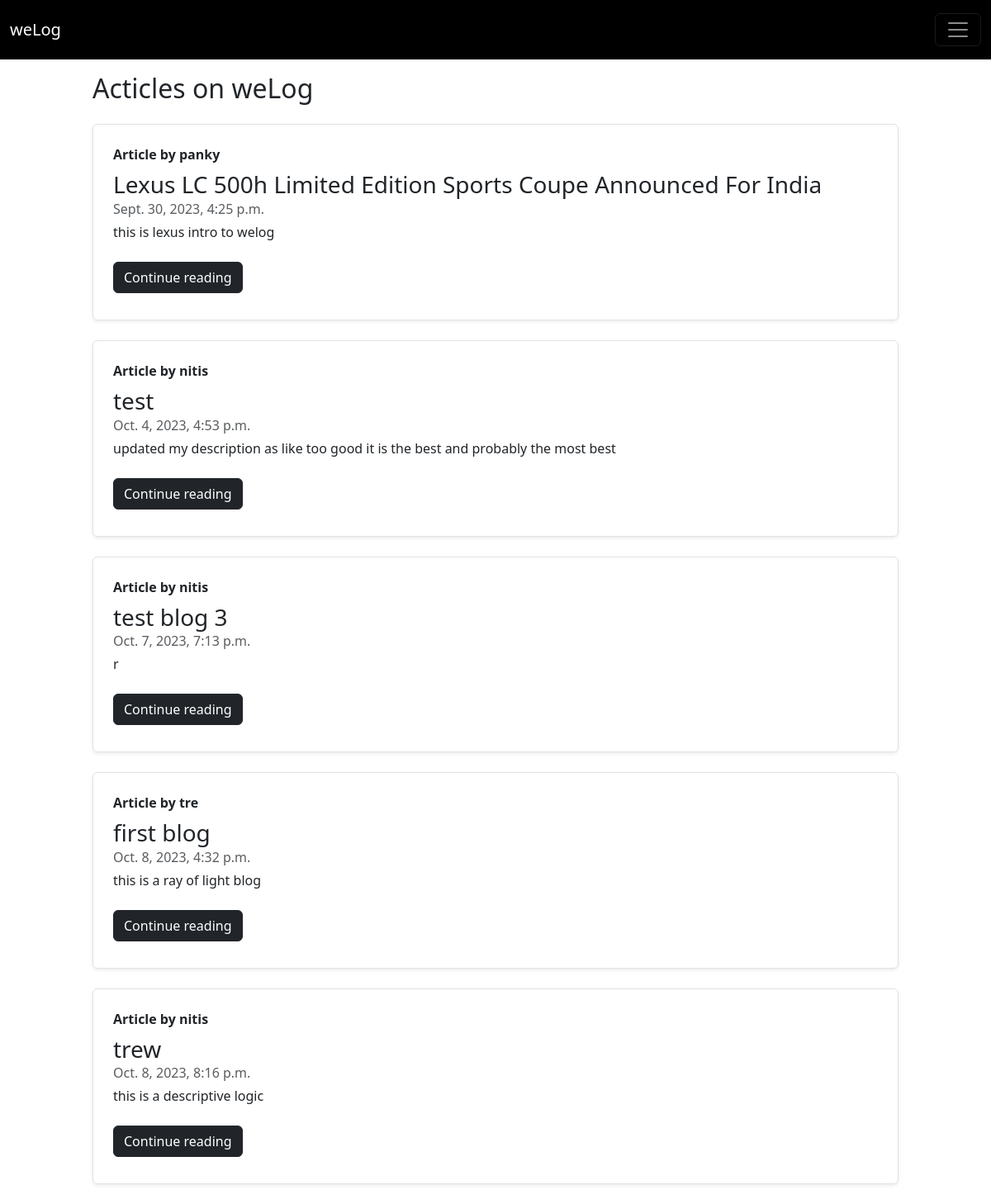
Page /blog/ (signed in) on the committed database.
### blog/models.py (models this page shows, shortened)
class Post(models.Model):
    sno = models.AutoField(primary_key=True)
    title = models.CharField(max_length=255)
    content = models.TextField()
    description = models.TextField(null=True, blank=True)
    user = models.ForeignKey(User, on_delete=models.CASCADE)
    slug = models.SlugField(unique=True, null=False)
    timeStamp = models.DateTimeField(default=now, blank=True)
    avatar = models.ImageField(upload_to=post_directory_path, null=True, blank=True)

### blog/views.py (the view)
# urls.py: path('', views.blogHome, name = "blogHome"),
def blogHome(request):
    allPosts = Post.objects.all()
    context = {'allPosts' : allPosts}
    return render(request, "blog/blogHome.html", context)

### templates/blog/blogHome.html (shortened to what this page needs)
{% extends "base.html" %}
{% block body %}
<div class="container-fluid my-3" style="max-width: 1000px;">
    <h2>Acticles on weLog</h2>
    {% for post in allPosts %}
    <div class="row g-0 border rounded overflow-hidden flex-md-row my-4 shadow-sm h-md-250 position-relative">
        <div class="col p-4 d-flex flex-column position-static">
            <strong class="d-inline-block mb-2 text-dark">Article by {{post.user.username}}</strong>
            <h3 class="mb-0"><a class="text-decoration-none text-dark" href={% url 'blogPost' post.slug %}>{{post.title}}</a></h3>
            <div class="mb-1 text-muted">{{post.timeStamp}}</div>
            <p class="card-text mb-auto"><div class="preview">{{post.description|truncatechars:500}}</div></p>
            <div class="my-2">
                <a href={% url 'blogPost' post.slug %} role="button" class="btn btn-dark">Continue reading</a>
            </div>
        </div>
    </div>
    {% endfor %}
</div>
{% endblock body %}

### rows in the picture
Post: user.username "panky", title "Lexus LC 500h Limited Edition Sports Coupe Announced For India", timeStamp "Sept. 30, 2023, 4:25 p.m."
Post: user.username "nitis", title "test", timeStamp "Oct. 4, 2023, 4:53 p.m."
Post: user.username "nitis", title "test blog 3", timeStamp "Oct. 7, 2023, 7:13 p.m."
Post: user.username "tre", title "first blog", timeStamp "Oct. 8, 2023, 4:32 p.m."
Post: user.username "nitis", title "trew", timeStamp "Oct. 8, 2023, 8:16 p.m."
